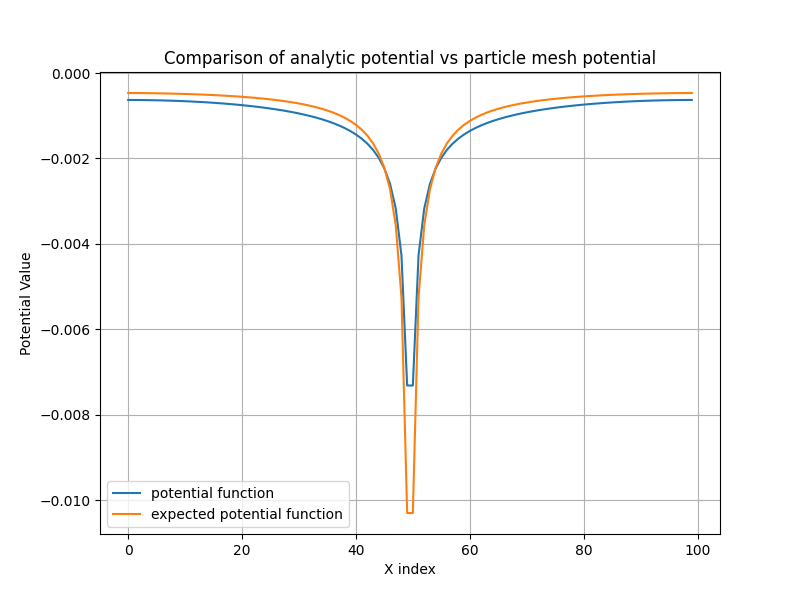

Reproduce this figure in Python.
import matplotlib.pyplot as plt
import numpy as np

data = np.loadtxt("test.txt").T

plt.figure(figsize = (8,6))
plt.title("Comparison of analytic potential vs particle mesh potential")
plt.plot(data[0], label = "potential function")
plt.plot(data[1], label = "expected potential function")
plt.xlabel("X index")
plt.ylabel("Potential Value")
plt.legend(loc="best")
plt.grid(True)
plt.savefig("test_potential/plot.png")